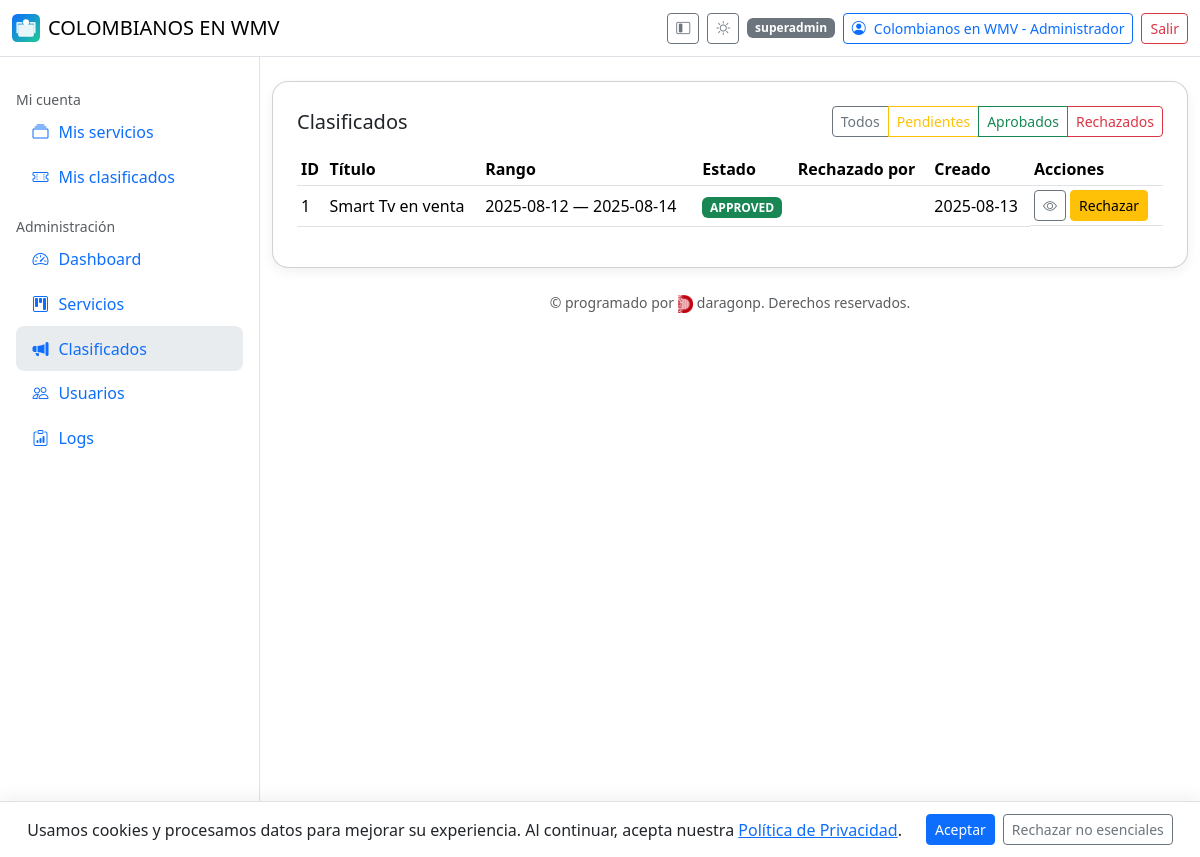
Page /admin/classifieds (signed in) on the committed database.
### app/models.py (models this page shows, shortened)
class User(db.Model, UserMixin):
    __tablename__ = "user"
    id = db.Column(db.Integer, primary_key=True)
    name = db.Column(db.String(150), nullable=False)
    email = db.Column(db.String(255), unique=True, index=True, nullable=False)
    phone = db.Column(db.String(50))
    address = db.Column(db.String(255))
    avatar_url = db.Column(db.String(500))
    password_hash = db.Column(db.String(255), nullable=False)
    role = db.Column(db.String(20), default="user")  # user | admin | superadmin
    is_verified = db.Column(db.Boolean, default=False)
    verification_code = db.Column(db.String(10))
    is_deleted = db.Column(db.Boolean, default=False)
    created_at = db.Column(db.DateTime, default=datetime.utcnow)
    services = db.relationship(
        "Service",
        backref="owner",
        lazy="dynamic",
        foreign_keys="Service.owner_id",
    )
    classifieds = db.relationship(
        "Classified",
        backref="owner",
        lazy="dynamic",
        foreign_keys="Classified.owner_id",
    )

class Classified(db.Model):
    __tablename__ = "classified"
    id = db.Column(db.Integer, primary_key=True)
    title = db.Column(db.String(200), nullable=False)
    description = db.Column(db.Text)
    start_date = db.Column(db.Date)
    end_date = db.Column(db.Date)
    owner_id = db.Column(db.Integer, db.ForeignKey("user.id"), nullable=False)
    status = db.Column(db.String(20), default=ServiceStatus.PENDING.value)
    is_active = db.Column(db.Boolean, default=False)
    is_deleted = db.Column(db.Boolean, default=False)
    created_at = db.Column(db.DateTime, default=datetime.utcnow)
    approved_by = db.Column(db.Integer, db.ForeignKey("user.id"))
    approved_at = db.Column(db.DateTime)
    rejected_by = db.Column(db.Integer, db.ForeignKey("user.id"))
    rejected_at = db.Column(db.DateTime)

### app/admin.py (the view)
@admin_bp.route("/classifieds")
@login_required
def admin_classifieds():
    if not _require_admin():
        return ("Forbidden", 403)
    status = request.args.get("status")
    q = Classified.query.filter_by(is_deleted=False)
    if status:
        q = q.filter_by(status=status)
    items = q.order_by(Classified.created_at.desc()).all()
    users_map = {u.id: u.name for u in User.query.with_entities(User.id, User.name).all()}
    return render_template("admin/classifieds.html", items=items, ServiceStatus=ServiceStatus, users_map=users_map)

### app/admin.py (called while the page is built)
def _require_admin():
    return current_user.is_authenticated and current_user.role in ("admin", "superadmin")

@admin_bp.before_request
def _check_admin():
    if request.endpoint and request.endpoint.startswith("admin.") and not _require_admin():
        return ("Forbidden", 403)

### app/templates/admin/classifieds.html (shortened to what this page needs)
{% extends "base.html" %}
{% block content %}
<div class="card card-shadow p-4">
  <div class="d-flex justify-content-between align-items-center mb-3">
    <h1 class="h5 m-0">Clasificados</h5>
    <div class="btn-group">
      <a class="btn btn-outline-secondary btn-sm" href="{{ url_for('admin.admin_classifieds') }}">Todos</a>
      <a class="btn btn-outline-warning btn-sm" href="{{ url_for('admin.admin_classifieds', status=ServiceStatus.PENDING.value) }}">Pendientes</a>
      <a class="btn btn-outline-success btn-sm" href="{{ url_for('admin.admin_classifieds', status=ServiceStatus.APPROVED.value) }}">Aprobados</a>
      <a class="btn btn-outline-danger btn-sm" href="{{ url_for('admin.admin_classifieds', status=ServiceStatus.REJECTED.value) }}">Rechazados</a>
    </div>
  </div>
  <div class="table-responsive">
    <table class="table table-sm align-middle js-dt" id="dt_cls">
      <thead>
        <tr>
          <th>ID</th>
          <th>Título</th>
          <th>Rango</th>
          <th>Estado</th>
          <th>Rechazado por</th>
          <th>Creado</th>
          <th>Acciones</th>
        </tr>
      </thead>
      <tbody>
        {% for c in items %}
        <tr>
          <td>{{ c.id }}</td>
          <td class="text-truncate" style="max-width: 340px">{{ c.title }}</td>
          <td>{{ c.start_date }} — {{ c.end_date }}</td>
          <td>
            <span class="badge text-bg-{% if c.status==ServiceStatus.APPROVED.value %}success{% elif c.status==ServiceStatus.PENDING.value %}warning{% else %}danger{% endif %}">
              {{ c.status }}
            </span>
          </td>
          <td>{{ users_map.get(c.rejected_by) or '' }}</td>
          <td>{{ c.created_at.strftime('%Y-%m-%d') if c.created_at else '' }}</td>
          <td class="d-flex gap-1 flex-wrap">
            <a class="btn btn-sm btn-outline-secondary" href="{{ url_for('classifieds.detail', cid=c.id) }}" title="Ver"><i class="bi bi-eye"></i></a>
            {% if c.status != ServiceStatus.REJECTED.value %}
            <form method="post" action="{{ url_for('admin.reject_classified', cid=c.id) }}">
              <button class="btn btn-sm btn-warning" title="Rechazar">Rechazar</button>
            </form>
            {% endif %}
          </td>
        </tr>
        {% endfor %}
      </tbody>
    </table>
  </div>
</div>
{% endblock %}

### app/templates/base.html (shortened to what this page needs)
{% set is_admin = (current_user.is_authenticated and current_user.role in ['admin','superadmin']) %}
<!doctype html>
<html lang="es">
<head>
  <link href="https://cdn.jsdelivr.net/npm/bootstrap@5.3.3/dist/css/bootstrap.min.css" rel="stylesheet">
  <link href="https://cdn.jsdelivr.net/npm/bootstrap-icons@1.11.3/font/bootstrap-icons.css" rel="stylesheet">
  <link href="https://cdn.datatables.net/2.0.8/css/dataTables.bootstrap5.css" rel="stylesheet">
  <link rel="stylesheet" href="{{ url_for('static', filename='css/style.css') }}">
</head>
<body class="bg-body">
<header class="navbar bg-body border-bottom sticky-top" id="appHeader">
  <div class="container-fluid">
    <a class="navbar-brand d-flex align-items-center gap-2" href="{{ url_for('main.index') }}">
      <img src="{{ APP_ICON_URL or url_for('static', filename='icon.svg') }}" alt="icon" style="width:28px;height:28px">
      {{ APP_NAME }} COLOMBIANOS EN WMV
    </a>
    <div class="d-flex align-items-center gap-2">
      <button class="btn btn-sm btn-outline-secondary d-none d-lg-inline-flex" id="btnCollapse" title="Colapsar menú">
        <i class="bi bi-layout-sidebar-inset"></i>
      </button>
      <button class="btn btn-sm btn-outline-secondary" id="themeToggle" type="button" aria-label="Cambiar tema">
        <i class="bi bi-brightness-high" id="icon-sun" style="display:none"></i>
      </button>
      {% if current_user.is_authenticated %}
        <span class="badge text-bg-secondary d-none d-md-inline">{{ current_user.role }}</span>
        <a class="btn btn-sm btn-outline-primary d-flex align-items-center gap-2" href="{{ url_for('auth.profile') }}">
          {% if current_user.avatar_url %}
            <img src="{{ current_user.avatar_url }}" alt="avatar" class="rounded-circle" style="width:24px;height:24px;object-fit:cover;">
          {% else %}
            <i class="bi bi-person-circle"></i>
          {% endif %}
          <span class="d-none d-sm-inline">{{ current_user.name }}</span>
        </a>
        <a class="btn btn-sm btn-outline-danger" href="{{ url_for('auth.logout') }}">Salir</a>
      {% else %}
        <a class="btn btn-sm btn-outline-primary" href="{{ url_for('auth.login') }}">Ingresar</a>
        <a class="btn btn-sm btn-primary" href="{{ url_for('auth.register') }}">Registro</a>
      {% endif %}
    </div>
  </div>
</header>
<div class="layout" id="layout">
  <aside class="sidebar p-3" id="sidebar" aria-label="Menú lateral">
    <nav class="nav flex-column">
      {% if current_user.is_authenticated %}
        <div class="mt-3 text-body-secondary small text-label">Mi cuenta</div>
        <a class="nav-link {% if request.endpoint=='services.my_services' %}active{% endif %}" href="{{ url_for('services.my_services') }}">
          <span class="icon bi bi-collection"></span><span class="text-label">Mis servicios</span>
        </a>
        <a class="nav-link {% if request.endpoint=='classifieds.mine' %}active{% endif %}" href="{{ url_for('classifieds.mine') }}">
          <span class="icon bi bi-ticket-perforated"></span><span class="text-label">Mis clasificados</span>
        </a>
      {% endif %}
      {% if is_admin %}
        <div class="mt-3 text-body-secondary small text-label">Administración</div>
        <a class="nav-link {% if request.endpoint=='admin.dashboard' %}active{% endif %}" href="{{ url_for('admin.dashboard') }}">
          <span class="icon bi bi-speedometer2"></span><span class="text-label">Dashboard</span>
        </a>
        <a class="nav-link {% if request.endpoint=='admin.admin_services' %}active{% endif %}" href="{{ url_for('admin.admin_services') }}">
          <span class="icon bi bi-kanban"></span><span class="text-label">Servicios</span>
        </a>
        <a class="nav-link {% if request.endpoint=='admin.admin_classifieds' %}active{% endif %}" href="{{ url_for('admin.admin_classifieds') }}">
          <span class="icon bi bi-megaphone-fill"></span><span class="text-label">Clasificados</span>
        </a>
        <a class="nav-link {% if request.endpoint=='admin.users' %}active{% endif %}" href="{{ url_for('admin.users') }}">
          <span class="icon bi bi-people"></span><span class="text-label">Usuarios</span>
        </a>
        {% if current_user.role == 'superadmin' %}
          <a class="nav-link {% if request.endpoint=='admin.logs' %}active{% endif %}" href="{{ url_for('admin.logs') }}">
            <span class="icon bi bi-clipboard-data"></span><span class="text-label">Logs</span>
          </a>
        {% endif %}
      {% endif %}
    </nav>
  </aside>
  <main class="container-fluid py-4">
    {% block content %}{% endblock %}
    <footer class="text-center py-4 small text-body-secondary">
      &copy; {{ CURRENT_YEAR }} programado por
      <img src="{{ url_for('static', filename='logoda.png') }}" alt="daragonp" style="height:18px;vertical-align:middle;">
      daragonp. Derechos reservados.
    </footer>
  </main>
</div>
<div id="cookie-banner" class="cookie-banner d-none">
  <span>
    Usamos cookies y procesamos datos para mejorar su experiencia. Al continuar, acepta nuestra
    <a href="{{ url_for('main.privacy') }}" target="_blank" rel="noopener">Política de Privacidad</a>.
  </span>
  <div class="ms-3 d-flex gap-2">
    <button id="accept-cookies" class="btn btn-primary btn-sm">Aceptar</button>
    <button id="reject-cookies" class="btn btn-outline-secondary btn-sm">Rechazar no esenciales</button>
  </div>
</div>
</body>
</html>

### app/static/css/style.css (style rules this page uses)
.layout { display: grid; grid-template-columns: 260px 1fr; gap: 0; }
.sidebar { position: sticky; top: 0; height: 100vh; overflow: auto; border-right: 1px solid var(--bs-border-color); background: var(--bs-body-bg); }
.sidebar .nav-link { display:flex; align-items:center; gap:.5rem; padding:.65rem .9rem; border-radius:.5rem; }
.sidebar .nav-link.active { background: var(--bs-secondary-bg); }
.sidebar .icon { width: 1.2rem; text-align:center; }
.cookie-banner { position: fixed; bottom: 0; left: 0; width: 100%; z-index: 1080; display: flex; align-items: center; justify-content: center; gap: .5rem; padding: .75rem 1rem; background: var(--bs-body-bg); color: var(--bs-body-color); border-top: 1px solid var(--bs-border-color); box-shadow: 0 -4px 16px rgba(0,0,0,.06); }
.cookie-banner a { color: var(--bs-link-color); text-decoration: underline; }
.card-shadow { box-shadow: 0 10px 20px rgba(0,0,0,.05); border-radius:1rem; }
.text-truncate { white-space: nowrap; overflow: hidden; text-overflow: ellipsis; }

### app/templates/base.html (style rules this page uses)
.card-shadow { box-shadow: 0 0.25rem 0.75rem rgba(0,0,0,.06); }
.layout { display: grid; grid-template-columns: 260px 1fr; min-height: 100vh; }
.sidebar { border-right: 1px solid var(--bs-border-color); background: var(--bs-body-bg); }
.sidebar .nav-link { display: flex; align-items: center; gap:.5rem; border-radius:.5rem; }
.sidebar .nav-link .icon { width: 1.25rem; text-align:center; }
.cookie-banner { position: fixed; left: 0; right: 0; bottom: 0; z-index: 1080; background: var(--bs-body-bg); border-top: 1px solid var(--bs-border-color); padding: .75rem 1rem; display: flex; align-items: center; justify-content: center; }

### rows in the picture
User: role "superadmin", name "Colombianos en WMV - Administrador"
Classified: id "1", title "Smart Tv en venta", start_date "2025-08-12", end_date "2025-08-14", status "APPROVED", created_at "2025-08-13"
